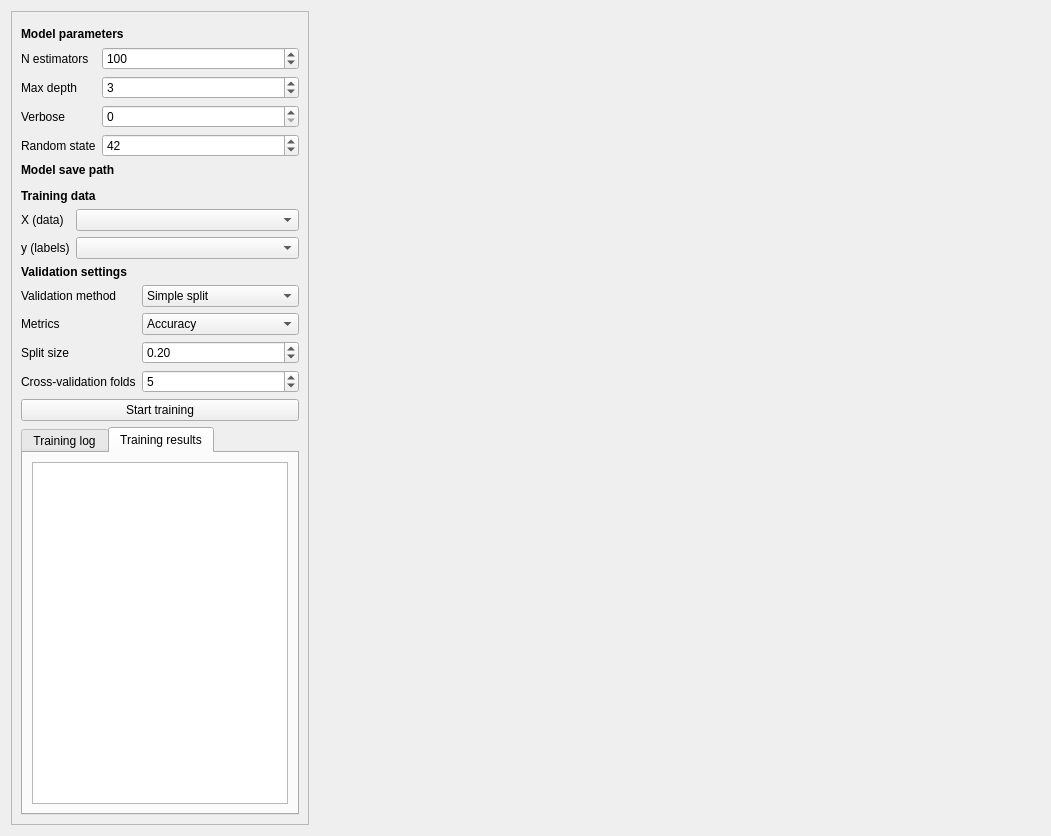
<?xml version="1.0" encoding="UTF-8"?>
<ui version="4.0">
 <class>Form</class>
 <widget class="QWidget" name="Form">
  <property name="geometry">
   <rect>
    <x>0</x>
    <y>0</y>
    <width>1051</width>
    <height>836</height>
   </rect>
  </property>
  <property name="windowTitle">
   <string>Form</string>
  </property>
  <layout class="QFormLayout" name="formLayout_3">
   <item row="0" column="0">
    <widget class="QFrame" name="frame_3">
     <property name="sizePolicy">
      <sizepolicy hsizetype="Expanding" vsizetype="Expanding">
       <horstretch>0</horstretch>
       <verstretch>0</verstretch>
      </sizepolicy>
     </property>
     <property name="frameShape">
      <enum>QFrame::StyledPanel</enum>
     </property>
     <property name="frameShadow">
      <enum>QFrame::Raised</enum>
     </property>
     <layout class="QHBoxLayout" name="horizontalLayout_7">
      <item>
       <layout class="QVBoxLayout" name="verticalLayout">
        <item>
         <layout class="QVBoxLayout" name="verticalLayout_20">
          <item>
           <layout class="QVBoxLayout" name="verticalLayout_21">
            <item>
             <layout class="QFormLayout" name="formLayout_8">
              <item row="0" column="0" colspan="2">
               <layout class="QVBoxLayout" name="verticalLayout_22">
                <item>
                 <layout class="QFormLayout" name="formLayout"/>
                </item>
               </layout>
              </item>
              <item row="1" column="0" colspan="2">
               <layout class="QVBoxLayout" name="verticalLayout_23">
                <item>
                 <widget class="QLabel" name="label_7">
                  <property name="font">
                   <font>
                    <weight>75</weight>
                    <bold>true</bold>
                   </font>
                  </property>
                  <property name="text">
                   <string>Model parameters</string>
                  </property>
                 </widget>
                </item>
                <item>
                 <layout class="QVBoxLayout" name="verticalLayout_3">
                  <item>
                   <layout class="QFormLayout" name="formLayout_2">
                    <item row="1" column="0">
                     <widget class="QLabel" name="label_3">
                      <property name="text">
                       <string>N estimators</string>
                      </property>
                     </widget>
                    </item>
                    <item row="1" column="1">
                     <widget class="QSpinBox" name="n_estimators_sb">
                      <property name="maximum">
                       <number>999999999</number>
                      </property>
                      <property name="value">
                       <number>100</number>
                      </property>
                     </widget>
                    </item>
                    <item row="2" column="0">
                     <widget class="QLabel" name="label_4">
                      <property name="text">
                       <string>Max depth</string>
                      </property>
                     </widget>
                    </item>
                    <item row="2" column="1">
                     <widget class="QSpinBox" name="max_depth_sb">
                      <property name="maximum">
                       <number>999999999</number>
                      </property>
                      <property name="value">
                       <number>3</number>
                      </property>
                     </widget>
                    </item>
                    <item row="3" column="0">
                     <widget class="QLabel" name="label_5">
                      <property name="text">
                       <string>Verbose</string>
                      </property>
                     </widget>
                    </item>
                    <item row="3" column="1">
                     <widget class="QSpinBox" name="verbose_sb"/>
                    </item>
                    <item row="4" column="0">
                     <widget class="QLabel" name="label_6">
                      <property name="text">
                       <string>Random state</string>
                      </property>
                     </widget>
                    </item>
                    <item row="4" column="1">
                     <widget class="QSpinBox" name="random_state_sb">
                      <property name="value">
                       <number>42</number>
                      </property>
                     </widget>
                    </item>
                   </layout>
                  </item>
                 </layout>
                </item>
                <item>
                 <widget class="QLabel" name="label_20">
                  <property name="font">
                   <font>
                    <weight>75</weight>
                    <bold>true</bold>
                   </font>
                  </property>
                  <property name="text">
                   <string>Model save path</string>
                  </property>
                  <property name="alignment">
                   <set>Qt::AlignBottom|Qt::AlignLeading|Qt::AlignLeft</set>
                  </property>
                 </widget>
                </item>
                <item>
                 <widget class="QgsFileWidget" name="model_save_path"/>
                </item>
                <item>
                 <widget class="QLabel" name="label_18">
                  <property name="font">
                   <font>
                    <weight>75</weight>
                    <bold>true</bold>
                   </font>
                  </property>
                  <property name="text">
                   <string>Training data</string>
                  </property>
                 </widget>
                </item>
                <item>
                 <layout class="QFormLayout" name="formLayout_9">
                  <item row="0" column="0">
                   <widget class="QLabel" name="label_21">
                    <property name="text">
                     <string>X (data)</string>
                    </property>
                   </widget>
                  </item>
                  <item row="0" column="1">
                   <widget class="QgsMapLayerComboBox" name="X_cb"/>
                  </item>
                  <item row="1" column="0">
                   <widget class="QLabel" name="label_22">
                    <property name="text">
                     <string>y (labels)</string>
                    </property>
                   </widget>
                  </item>
                  <item row="1" column="1">
                   <widget class="QgsMapLayerComboBox" name="y_cb"/>
                  </item>
                 </layout>
                </item>
               </layout>
              </item>
              <item row="2" column="0" colspan="2">
               <layout class="QVBoxLayout" name="verticalLayout_24">
                <item>
                 <widget class="QLabel" name="label_23">
                  <property name="font">
                   <font>
                    <weight>75</weight>
                    <bold>true</bold>
                   </font>
                  </property>
                  <property name="text">
                   <string>Validation settings</string>
                  </property>
                 </widget>
                </item>
                <item>
                 <layout class="QFormLayout" name="formLayout_10">
                  <item row="0" column="0">
                   <widget class="QLabel" name="testMethodLabel_7">
                    <property name="text">
                     <string>Validation method</string>
                    </property>
                   </widget>
                  </item>
                  <item row="0" column="1">
                   <widget class="QComboBox" name="test_method_cb">
                    <item>
                     <property name="text">
                      <string>Simple split</string>
                     </property>
                    </item>
                    <item>
                     <property name="text">
                      <string>K-fold CV</string>
                     </property>
                    </item>
                    <item>
                     <property name="text">
                      <string>Stratified k-fold CV</string>
                     </property>
                    </item>
                    <item>
                     <property name="text">
                      <string>Leave-one-out CV</string>
                     </property>
                    </item>
                    <item>
                     <property name="text">
                      <string>None</string>
                     </property>
                    </item>
                   </widget>
                  </item>
                  <item row="1" column="0">
                   <widget class="QLabel" name="testMethodLabel_8">
                    <property name="text">
                     <string>Metrics</string>
                    </property>
                   </widget>
                  </item>
                  <item row="1" column="1">
                   <widget class="QgsCheckableComboBox" name="metrics_cb">
                    <property name="defaultText">
                     <string>Accuracy</string>
                    </property>
                    <property name="checkedItems">
                     <stringlist/>
                    </property>
                    <item>
                     <property name="text">
                      <string>Accuracy</string>
                     </property>
                    </item>
                    <item>
                     <property name="text">
                      <string>Precision</string>
                     </property>
                    </item>
                    <item>
                     <property name="text">
                      <string>Recall</string>
                     </property>
                    </item>
                    <item>
                     <property name="text">
                      <string>F1</string>
                     </property>
                    </item>
                    <item>
                     <property name="text">
                      <string>AUC</string>
                     </property>
                    </item>
                   </widget>
                  </item>
                  <item row="2" column="0">
                   <widget class="QLabel" name="simpleSplitSizeLabel_4">
                    <property name="text">
                     <string>Split size</string>
                    </property>
                   </widget>
                  </item>
                  <item row="2" column="1">
                   <widget class="QDoubleSpinBox" name="split_size_sb">
                    <property name="minimum">
                     <double>0.010000000000000</double>
                    </property>
                    <property name="maximum">
                     <double>0.990000000000000</double>
                    </property>
                    <property name="value">
                     <double>0.200000000000000</double>
                    </property>
                   </widget>
                  </item>
                  <item row="3" column="0">
                   <widget class="QLabel" name="crossValidationFoldsLabel_4">
                    <property name="text">
                     <string>Cross-validation folds</string>
                    </property>
                   </widget>
                  </item>
                  <item row="3" column="1">
                   <widget class="QgsSpinBox" name="cv_folds_sb">
                    <property name="minimum">
                     <number>2</number>
                    </property>
                    <property name="value">
                     <number>5</number>
                    </property>
                   </widget>
                  </item>
                  <item row="4" column="0" colspan="2">
                   <widget class="QPushButton" name="train_pb">
                    <property name="text">
                     <string>Start training</string>
                    </property>
                   </widget>
                  </item>
                 </layout>
                </item>
               </layout>
              </item>
              <item row="3" column="0">
               <widget class="QTabWidget" name="tabWidget_3">
                <property name="currentIndex">
                 <number>1</number>
                </property>
                <widget class="QWidget" name="tab_6">
                 <attribute name="title">
                  <string>Training log</string>
                 </attribute>
                 <layout class="QVBoxLayout" name="verticalLayout_17">
                  <item>
                   <layout class="QVBoxLayout" name="verticalLayout_18">
                    <item>
                     <widget class="QTextBrowser" name="textBrowser_2"/>
                    </item>
                    <item>
                     <layout class="QHBoxLayout" name="horizontalLayout_6">
                      <item>
                       <widget class="QLabel" name="label_15">
                        <property name="text">
                         <string>Progress</string>
                        </property>
                       </widget>
                      </item>
                      <item>
                       <widget class="QProgressBar" name="progressBar_2">
                        <property name="value">
                         <number>24</number>
                        </property>
                       </widget>
                      </item>
                     </layout>
                    </item>
                   </layout>
                  </item>
                 </layout>
                </widget>
                <widget class="QWidget" name="tab_7">
                 <attribute name="title">
                  <string>Training results</string>
                 </attribute>
                 <layout class="QVBoxLayout" name="verticalLayout_19">
                  <item>
                   <widget class="QTableWidget" name="results_table">
                    <property name="alternatingRowColors">
                     <bool>true</bool>
                    </property>
                   </widget>
                  </item>
                 </layout>
                </widget>
               </widget>
              </item>
             </layout>
            </item>
           </layout>
          </item>
         </layout>
        </item>
       </layout>
      </item>
     </layout>
    </widget>
   </item>
  </layout>
 </widget>
 <customwidgets>
  <customwidget>
   <class>QgsCheckableComboBox</class>
   <extends>QComboBox</extends>
   <header>qgscheckablecombobox.h</header>
  </customwidget>
  <customwidget>
   <class>QgsFileWidget</class>
   <extends>QWidget</extends>
   <header>qgsfilewidget.h</header>
   <container>1</container>
  </customwidget>
  <customwidget>
   <class>QgsMapLayerComboBox</class>
   <extends>QComboBox</extends>
   <header>qgsmaplayercombobox.h</header>
  </customwidget>
  <customwidget>
   <class>QgsSpinBox</class>
   <extends>QSpinBox</extends>
   <header>qgsspinbox.h</header>
  </customwidget>
 </customwidgets>
 <resources/>
 <connections/>
</ui>
